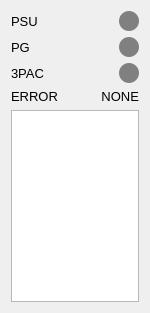
            <widget class="QWidget" name="Window_Status" native="true">
             <property name="minimumSize">
              <size>
               <width>120</width>
               <height>0</height>
              </size>
             </property>
             <property name="maximumSize">
              <size>
               <width>150</width>
               <height>16777215</height>
              </size>
             </property>
             <layout class="QGridLayout" name="gridLayout_8">
              <item row="2" column="2">
               <widget class="QFrame" name="indicator_connection_pg">
                <property name="minimumSize">
                 <size>
                  <width>20</width>
                  <height>20</height>
                 </size>
                </property>
                <property name="maximumSize">
                 <size>
                  <width>20</width>
                  <height>20</height>
                 </size>
                </property>
                <property name="styleSheet">
                 <string notr="true">QFrame{
	background-color: grey;
	border-radius: 10;
}</string>
                </property>
                <property name="frameShape">
                 <enum>QFrame::StyledPanel</enum>
                </property>
                <property name="frameShadow">
                 <enum>QFrame::Raised</enum>
                </property>
               </widget>
              </item>
              <item row="1" column="2">
               <widget class="QFrame" name="indicator_connection_psu">
                <property name="minimumSize">
                 <size>
                  <width>20</width>
                  <height>20</height>
                 </size>
                </property>
                <property name="maximumSize">
                 <size>
                  <width>20</width>
                  <height>20</height>
                 </size>
                </property>
                <property name="styleSheet">
                 <string notr="true">QFrame{
	background-color: grey;
	border-radius: 10;
}</string>
                </property>
                <property name="frameShape">
                 <enum>QFrame::StyledPanel</enum>
                </property>
                <property name="frameShadow">
                 <enum>QFrame::Raised</enum>
                </property>
               </widget>
              </item>
              <item row="3" column="2">
               <widget class="QFrame" name="indicator_connection_3pac">
                <property name="minimumSize">
                 <size>
                  <width>20</width>
                  <height>20</height>
                 </size>
                </property>
                <property name="maximumSize">
                 <size>
                  <width>20</width>
                  <height>20</height>
                 </size>
                </property>
                <property name="styleSheet">
                 <string notr="true">QFrame{
	background-color: grey;
	border-radius: 10;
}</string>
                </property>
                <property name="frameShape">
                 <enum>QFrame::StyledPanel</enum>
                </property>
                <property name="frameShadow">
                 <enum>QFrame::Raised</enum>
                </property>
               </widget>
              </item>
              <item row="1" column="0">
               <widget class="QLabel" name="Text_PSU">
                <property name="font">
                 <font>
                  <pointsize>10</pointsize>
                 </font>
                </property>
                <property name="text">
                 <string>PSU</string>
                </property>
               </widget>
              </item>
              <item row="2" column="0">
               <widget class="QLabel" name="Text_PG">
                <property name="font">
                 <font>
                  <pointsize>10</pointsize>
                 </font>
                </property>
                <property name="text">
                 <string>PG</string>
                </property>
               </widget>
              </item>
              <item row="3" column="0">
               <widget class="QLabel" name="Text_3PAC">
                <property name="font">
                 <font>
                  <pointsize>10</pointsize>
                 </font>
                </property>
                <property name="text">
                 <string>3PAC</string>
                </property>
               </widget>
              </item>
              <item row="5" column="0">
               <widget class="QLabel" name="Text_Error">
                <property name="font">
                 <font>
                  <pointsize>10</pointsize>
                 </font>
                </property>
                <property name="text">
                 <string>ERROR</string>
                </property>
               </widget>
              </item>
              <item row="5" column="1" colspan="2">
               <widget class="QLabel" name="value_indicator_error">
                <property name="font">
                 <font>
                  <pointsize>10</pointsize>
                 </font>
                </property>
                <property name="text">
                 <string>NONE</string>
                </property>
                <property name="alignment">
                 <set>Qt::AlignRight|Qt::AlignTrailing|Qt::AlignVCenter</set>
                </property>
               </widget>
              </item>
              <item row="6" column="0" colspan="3">
               <widget class="QTextBrowser" name="display_system_log"/>
              </item>
             </layout>
            </widget>
